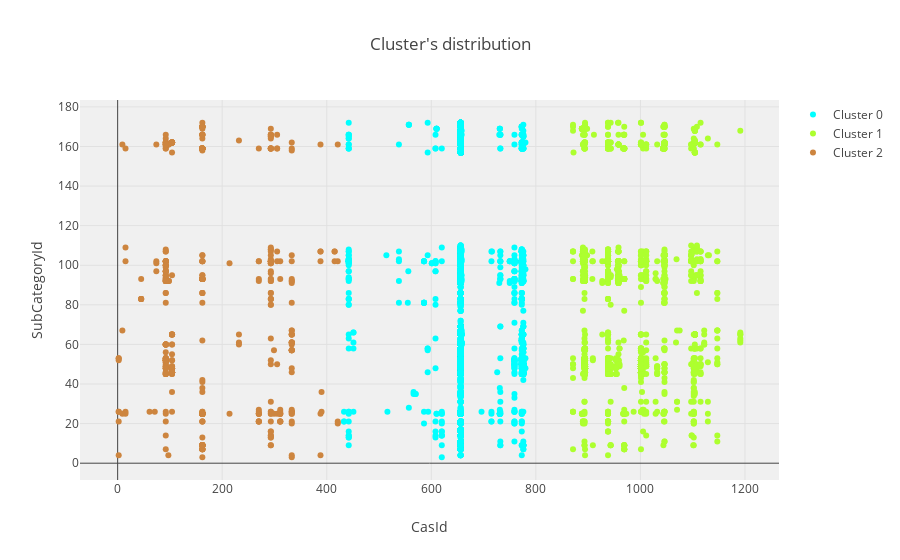

This figure's notebook cell:
### Code cell
# Get cluster's distribution filled by its cluster's color.
data_plot = []
for c in range(max(clusters) + 1) :
    data_plot.append(
        go.Scatter(
            x = data_clustering[CASID_COLUMN][clusters == c].values,
            y = data_clustering[SUBCATEGORYID_COLUMN][clusters == c].values,
            mode = 'markers',
            name = 'Cluster ' + str(c),
            marker = dict(
                color = COLOR_MAP[c]
            )
        )
    )

layout = go.Layout(
    title="Cluster's distribution",
    xaxis=dict(
        title='CasId'
    ),
    yaxis=dict(
        title='SubCategoryId'
    ),
    bargap=0.2,
    bargroupgap=0.1,
    plot_bgcolor='rgba(240,240,240, 0.95)'
)

fig = go.Figure(data=data_plot, layout=layout)
offline.iplot(fig)
pio.write_image(fig, get_path('scatter_basic'))
Image(get_path('scatter_basic'))

### Figure 1 — Plotly figure (JSON) as saved in the notebook; plotly's stock layout.template omitted (floating-point values rounded to 4 significant figures; data arrays with more than 128 entries replaced by an {"elided": "..."} marker saying what was removed)
{"data": [{"marker": {"color": "aqua"}, "mode": "markers", "name": "Cluster 0", "type": "scatter", "uid": "ffbb8a82-e49f-474f-bf01-e4853640a05f", "x": {"elided": "5532 int values"}, "y": {"elided": "5532 int values"}}, {"marker": {"color": "greenyellow"}, "mode": "markers", "name": "Cluster 1", "type": "scatter", "uid": "2c20457b-2126-421b-b0f7-81395c772b36", "x": {"elided": "1476 int values"}, "y": {"elided": "1476 int values"}}, {"marker": {"color": "peru"}, "mode": "markers", "name": "Cluster 2", "type": "scatter", "uid": "67467620-2aa6-467e-940c-8f64df5e4305", "x": {"elided": "479 int values"}, "y": {"elided": "479 int values"}}], "layout": {"bargap": 0.2, "bargroupgap": 0.1, "plot_bgcolor": "rgba(240,240,240, 0.95)", "title": {"text": "Cluster's distribution"}, "xaxis": {"title": {"text": "CasId"}}, "yaxis": {"title": {"text": "SubCategoryId"}}}}
